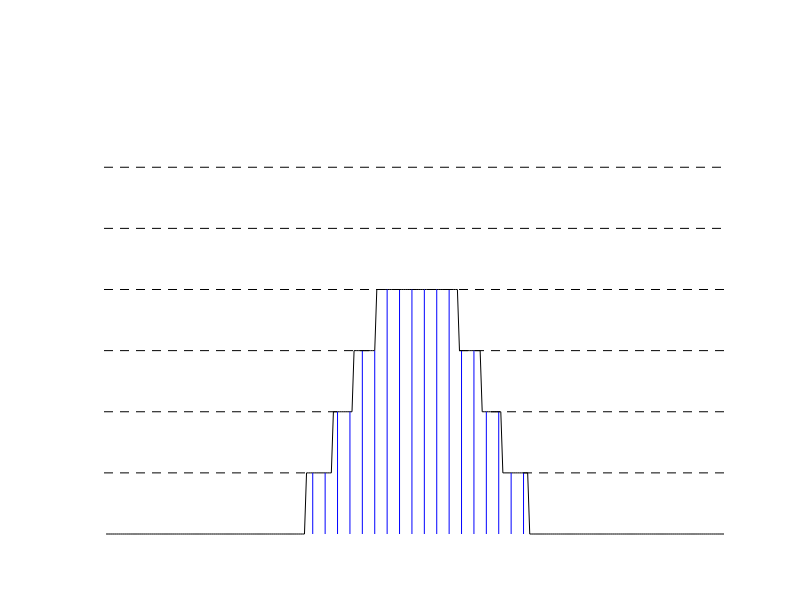

MATLAB code for this plot:
% schematic of bottom bc - eta step coord

clear
hold off

x = (1:300)*0.01;


y = exp(-(x*33-50.0).^2 / 200.0);
y = 0.2 * floor(y/0.2);

plot(x,y,'k')
axis off
axis([0,3.0,0,1.6])

hold on

for k=17:6:285
    xx = [x(k),x(k)];
    yy = [0.0,y(k)];
    plot(xx,yy,'b')
end

xx = [0.0,1.0];
yy = [0.2,0.2];
plot(xx,yy,'k--')

xx = 3.0 - xx;
plot(xx,yy,'k--')

xx = [0,1.15];
yy = [0.4,0.4];
plot(xx,yy,'k--')

xx = 3.0 - xx;
plot(xx,yy,'k--')

xx = [0,1.3];
yy = [0.6,0.6];
plot(xx,yy,'k--')

xx = 3.0 - xx;
plot(xx,yy,'k--')

xx = [0,1.45];
yy = [0.8,0.8];
plot(xx,yy,'k--')

xx = 3.0 - xx;
plot(xx,yy,'k--')

xx = [0,3.0];
yy = [1.0,1.0];
plot(xx,yy,'k--')

xx = [0,3.0];
yy = [1.2,1.2];
plot(xx,yy,'k--')



%xx = [x(25),x(37),x(37)-0.1,x(37),x(37)];
%yy = [y(25),y(37),y(37),y(37),y(37)-0.1] + 0.3;
%plot(xx,yy,'k')
